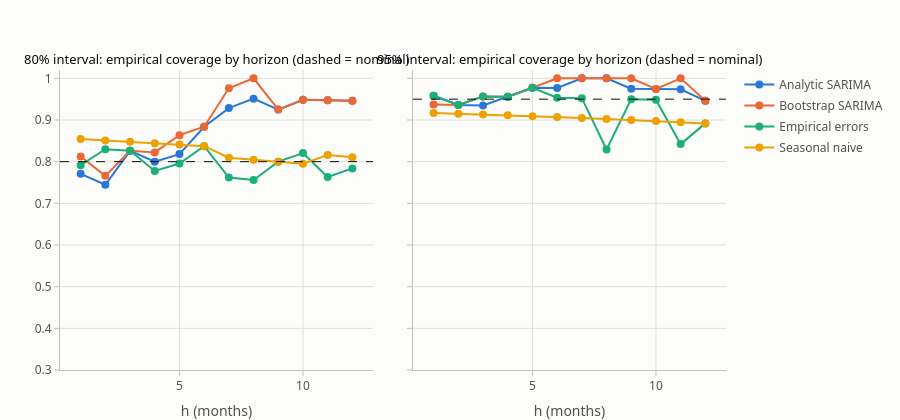
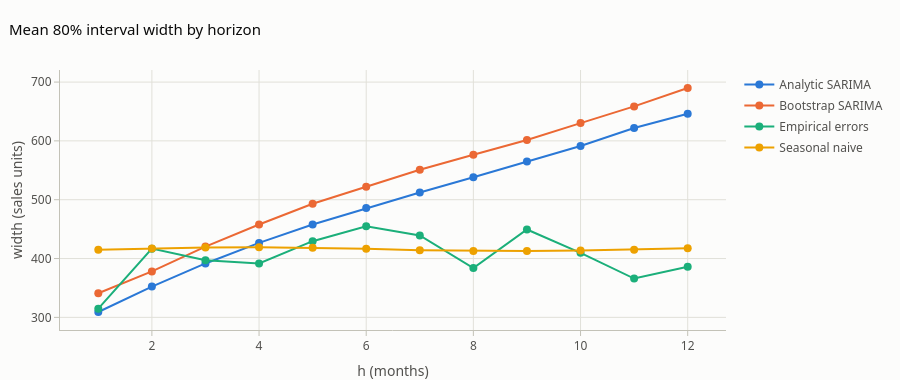

Here is the notebook cell these charts were saved with, in order:
### Code cell
METHODS = ["Analytic SARIMA", "Bootstrap SARIMA", "Empirical errors", "Seasonal naive"]
COLOR = dict(zip(METHODS, pf.SERIES))                 # fixed colour per method, in every chart below
fig = pf.subplots(1, 2, titles=[f"{int(l*100)}% interval: empirical coverage by horizon (dashed = nominal)" for l in LEVELS],
                  shared_yaxes=True, height=420)
for c, lev in enumerate(LEVELS, start=1):
    g = bt[bt.level == lev].groupby(["method", "h"]).covered.mean().unstack(0)[METHODS]
    pf.add_lines_by(fig, g, COLOR, row=1, col=c, showlegend=c == 1, fmt=".2f")
    fig.add_hline(y=lev, line=dict(color=pf.INK["primary"], dash="dash", width=1), row=1, col=c)
fig.update_yaxes(range=[0.3, 1.02]); fig.update_xaxes(title_text="h (months)")
fig.update_layout(hovermode="x unified")
fig.show()

g = bt[bt.level == 0.8].groupby(["method", "h"]).width.mean().unstack(0)[METHODS]
fig = pf.add_lines_by(go.Figure(), g, COLOR, fmt=",.0f")
fig.update_layout(title="Mean 80% interval width by horizon", height=380, hovermode="x unified",
                  xaxis_title="h (months)", yaxis_title="width (sales units)")
fig.show()

### Figure 1 — Plotly figure (JSON) as saved in the notebook; plotly's stock layout.template omitted (floating-point values rounded to 4 significant figures)
{"data": [{"hovertemplate": "Analytic SARIMA: %{y:.2f}<extra></extra>", "legendgroup": "Analytic SARIMA", "line": {"color": "#2a78d6", "width": 2}, "marker": {"size": 8}, "mode": "lines+markers", "name": "Analytic SARIMA", "showlegend": true, "type": "scatter", "x": [1, 2, 3, 4, 5, 6, 7, 8, 9, 10, 11, 12], "xaxis": "x", "y": [0.7708, 0.7447, 0.8261, 0.8, 0.8182, 0.8837, 0.9286, 0.9512, 0.925, 0.9487, 0.9474, 0.9459], "yaxis": "y"}, {"hovertemplate": "Bootstrap SARIMA: %{y:.2f}<extra></extra>", "legendgroup": "Bootstrap SARIMA", "line": {"color": "#eb6834", "width": 2}, "marker": {"size": 8}, "mode": "lines+markers", "name": "Bootstrap SARIMA", "showlegend": true, "type": "scatter", "x": [1, 2, 3, 4, 5, 6, 7, 8, 9, 10, 11, 12], "xaxis": "x", "y": [0.8125, 0.766, 0.8261, 0.8222, 0.8636, 0.8837, 0.9762, 1.0, 0.925, 0.9487, 0.9474, 0.9459], "yaxis": "y"}, {"hovertemplate": "Empirical errors: %{y:.2f}<extra></extra>", "legendgroup": "Empirical errors", "line": {"color": "#1baf7a", "width": 2}, "marker": {"size": 8}, "mode": "lines+markers", "name": "Empirical errors", "showlegend": true, "type": "scatter", "x": [1, 2, 3, 4, 5, 6, 7, 8, 9, 10, 11, 12], "xaxis": "x", "y": [0.7917, 0.8298, 0.8261, 0.7778, 0.7955, 0.8372, 0.7619, 0.7561, 0.8, 0.8205, 0.7632, 0.7838], "yaxis": "y"}, {"hovertemplate": "Seasonal naive: %{y:.2f}<extra></extra>", "legendgroup": "Seasonal naive", "line": {"color": "#eda100", "width": 2}, "marker": {"size": 8}, "mode": "lines+markers", "name": "Seasonal naive", "showlegend": true, "type": "scatter", "x": [1, 2, 3, 4, 5, 6, 7, 8, 9, 10, 11, 12], "xaxis": "x", "y": [0.8542, 0.8511, 0.8478, 0.8444, 0.8409, 0.8372, 0.8095, 0.8049, 0.8, 0.7949, 0.8158, 0.8108], "yaxis": "y"}, {"hovertemplate": "Analytic SARIMA: %{y:.2f}<extra></extra>", "legendgroup": "Analytic SARIMA", "line": {"color": "#2a78d6", "width": 2}, "marker": {"size": 8}, "mode": "lines+markers", "name": "Analytic SARIMA", "showlegend": false, "type": "scatter", "x": [1, 2, 3, 4, 5, 6, 7, 8, 9, 10, 11, 12], "xaxis": "x2", "y": [0.9583, 0.9362, 0.9348, 0.9556, 0.9773, 0.9767, 1.0, 1.0, 0.975, 0.9744, 0.9737, 0.9459], "yaxis": "y2"}, {"hovertemplate": "Bootstrap SARIMA: %{y:.2f}<extra></extra>", "legendgroup": "Bootstrap SARIMA", "line": {"color": "#eb6834", "width": 2}, "marker": {"size": 8}, "mode": "lines+markers", "name": "Bootstrap SARIMA", "showlegend": false, "type": "scatter", "x": [1, 2, 3, 4, 5, 6, 7, 8, 9, 10, 11, 12], "xaxis": "x2", "y": [0.9375, 0.9362, 0.9565, 0.9556, 0.9773, 1.0, 1.0, 1.0, 1.0, 0.9744, 1.0, 0.9459], "yaxis": "y2"}, {"hovertemplate": "Empirical errors: %{y:.2f}<extra></extra>", "legendgroup": "Empirical errors", "line": {"color": "#1baf7a", "width": 2}, "marker": {"size": 8}, "mode": "lines+markers", "name": "Empirical errors", "showlegend": false, "type": "scatter", "x": [1, 2, 3, 4, 5, 6, 7, 8, 9, 10, 11, 12], "xaxis": "x2", "y": [0.9583, 0.9362, 0.9565, 0.9556, 0.9773, 0.9535, 0.9524, 0.8293, 0.95, 0.9487, 0.8421, 0.8919], "yaxis": "y2"}, {"hovertemplate": "Seasonal naive: %{y:.2f}<extra></extra>", "legendgroup": "Seasonal naive", "line": {"color": "#eda100", "width": 2}, "marker": {"size": 8}, "mode": "lines+markers", "name": "Seasonal naive", "showlegend": false, "type": "scatter", "x": [1, 2, 3, 4, 5, 6, 7, 8, 9, 10, 11, 12], "xaxis": "x2", "y": [0.9167, 0.9149, 0.913, 0.9111, 0.9091, 0.907, 0.9048, 0.9024, 0.9, 0.8974, 0.8947, 0.8919], "yaxis": "y2"}], "layout": {"annotations": [{"font": {"color": "#0b0b0b", "size": 13}, "showarrow": false, "text": "80% interval: empirical coverage by horizon (dashed = nominal)", "x": 0.235, "xanchor": "center", "xref": "paper", "y": 1, "yanchor": "bottom", "yref": "paper"}, {"font": {"color": "#0b0b0b", "size": 13}, "showarrow": false, "text": "95% interval: empirical coverage by horizon (dashed = nominal)", "x": 0.765, "xanchor": "center", "xref": "paper", "y": 1, "yanchor": "bottom", "yref": "paper"}], "height": 420, "hovermode": "x unified", "shapes": [{"line": {"color": "#0b0b0b", "dash": "dash", "width": 1}, "type": "line", "x0": 0, "x1": 1, "xref": "x domain", "y0": 0.8, "y1": 0.8, "yref": "y"}, {"line": {"color": "#0b0b0b", "dash": "dash", "width": 1}, "type": "line", "x0": 0, "x1": 1, "xref": "x2 domain", "y0": 0.95, "y1": 0.95, "yref": "y2"}], "title": {}, "xaxis": {"anchor": "y", "domain": [0, 0.47], "title": {"text": "h (months)"}}, "xaxis2": {"anchor": "y2", "domain": [0.53, 1], "title": {"text": "h (months)"}}, "yaxis": {"anchor": "x", "domain": [0, 1], "range": [0.3, 1.02]}, "yaxis2": {"anchor": "x2", "domain": [0, 1], "matches": "y", "range": [0.3, 1.02], "showticklabels": false}}}

### Figure 2 — Plotly figure (JSON) as saved in the notebook; plotly's stock layout.template omitted (floating-point values rounded to 4 significant figures)
{"data": [{"hovertemplate": "Analytic SARIMA: %{y:,.0f}<extra></extra>", "legendgroup": "Analytic SARIMA", "line": {"color": "#2a78d6", "width": 2}, "marker": {"size": 8}, "mode": "lines+markers", "name": "Analytic SARIMA", "showlegend": true, "type": "scatter", "x": [1, 2, 3, 4, 5, 6, 7, 8, 9, 10, 11, 12], "y": [309.1, 352.4, 391.6, 426.6, 457.9, 485.7, 512.3, 538.2, 564.9, 591.2, 621.9, 646.1]}, {"hovertemplate": "Bootstrap SARIMA: %{y:,.0f}<extra></extra>", "legendgroup": "Bootstrap SARIMA", "line": {"color": "#eb6834", "width": 2}, "marker": {"size": 8}, "mode": "lines+markers", "name": "Bootstrap SARIMA", "showlegend": true, "type": "scatter", "x": [1, 2, 3, 4, 5, 6, 7, 8, 9, 10, 11, 12], "y": [340.9, 378.1, 420.4, 457.8, 493.1, 522.0, 551.1, 576.4, 601.5, 630.2, 658.7, 689.9]}, {"hovertemplate": "Empirical errors: %{y:,.0f}<extra></extra>", "legendgroup": "Empirical errors", "line": {"color": "#1baf7a", "width": 2}, "marker": {"size": 8}, "mode": "lines+markers", "name": "Empirical errors", "showlegend": true, "type": "scatter", "x": [1, 2, 3, 4, 5, 6, 7, 8, 9, 10, 11, 12], "y": [314.7, 416.8, 397.0, 391.7, 429.5, 454.8, 439.2, 383.8, 449.4, 409.8, 366.0, 386.1]}, {"hovertemplate": "Seasonal naive: %{y:,.0f}<extra></extra>", "legendgroup": "Seasonal naive", "line": {"color": "#eda100", "width": 2}, "marker": {"size": 8}, "mode": "lines+markers", "name": "Seasonal naive", "showlegend": true, "type": "scatter", "x": [1, 2, 3, 4, 5, 6, 7, 8, 9, 10, 11, 12], "y": [415.0, 417.1, 418.9, 419.3, 418.4, 416.5, 414.2, 413.0, 412.9, 413.7, 415.1, 417.6]}], "layout": {"height": 380, "hovermode": "x unified", "title": {"text": "Mean 80% interval width by horizon"}, "xaxis": {"title": {"text": "h (months)"}}, "yaxis": {"title": {"text": "width (sales units)"}}}}
